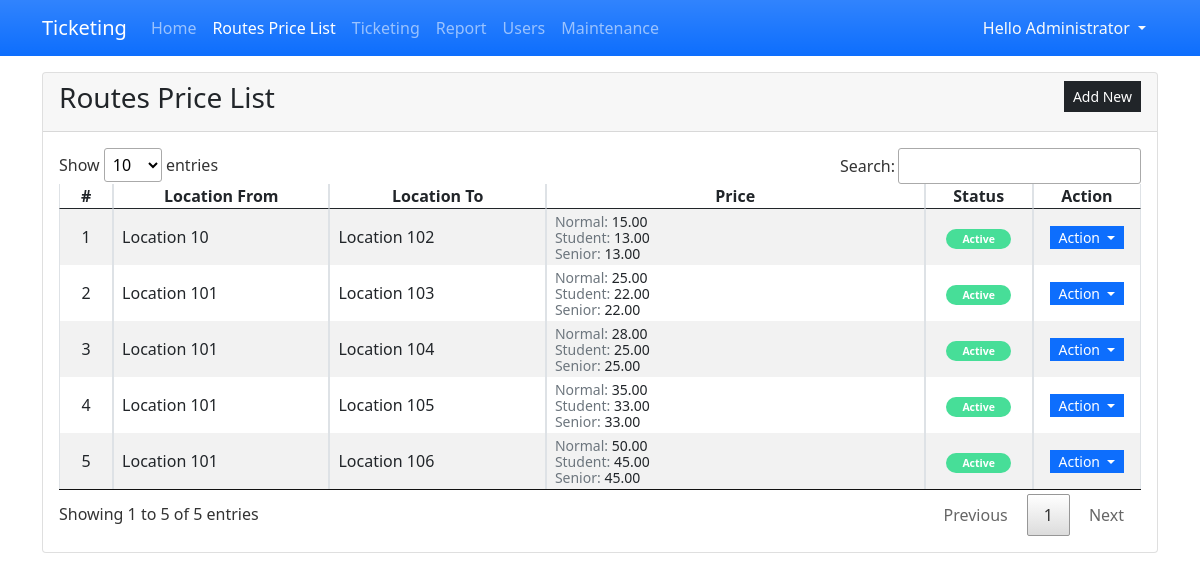
The app's page /?page=routes_price (signed in) with its own data.
### tables this page shows
CREATE TABLE `route_prices` (
            `rp_id` INTEGER NOT NULL PRIMARY KEY AUTOINCREMENT,
            `from_location_id` INTEGER NOT NULL,
            `to_location_id` INTEGER NOT NULL,
            `price` Real NOT NULL,
            `student_price` Real NOT NULL,
            `senior_price` Real NOT NULL,
            `status` INTEGER NOT NULL DEFAULT 1,
            Foreign key(`from_location_id`) references `location_list`(`location_id`) ON DELETE CASCADE,
            Foreign key(`to_location_id`) references `location_list`(`location_id`) ON DELETE CASCADE
        );

### routes_price.php (the view, shortened to what this page needs)
<div class="card">
    <div class="card-header d-flex justify-content-between">
        <h3 class="card-title">Routes Price List</h3>
        <div class="card-tools align-middle">
            <button class="btn btn-dark btn-sm py-1 rounded-0" type="button" id="create_new">Add New</button>
        </div>
    </div>
    <div class="card-body">
        <table class="table table-hover table-striped table-bordered">
            <colgroup>
                <col width="5%">
                <col width="20%">
                <col width="20%">
                <col width="35%">
                <col width="10%">
                <col width="10%">
            </colgroup>
            <thead>
                <tr>
                    <th class="text-center p-0">#</th>
                    <th class="text-center p-0">Location From</th>
                    <th class="text-center p-0">Location To</th>
                    <th class="text-center p-0">Price</th>
                    <th class="text-center p-0">Status</th>
                    <th class="text-center p-0">Action</th>
                </tr>
            </thead>
            <tbody>
                <?php
                $location = $conn->query("SELECT * FROM location_list where location_id in (SELECT from_location_id from `route_prices`) or location_id in (SELECT to_location_id from `route_prices`)");
                $location_arr = array();
                while($row = $location->fetchArray()){
                    $location_arr[$row['location_id']] = $row['location'];
                }
                $sql = "SELECT * FROM `route_prices` order by `rp_id` asc";
                $qry = $conn->query($sql);
                $i = 1;
                    while($row = $qry->fetchArray()):
                ?>
                <tr>
                    <td class="text-center p-1"><?php echo $i++; ?></td>
                    <td class="py-1 px-2"><?php echo $location_arr[$row['from_location_id']] ?></td>
                    <td class="py-1 px-2"><?php echo $location_arr[$row['to_location_id']] ?></td>
                    <td class="py-1 px-2">
                        <div class="lh-1">
                            <small><span class="text-muted">Normal:</span> <span><?php echo number_format($row['price'],2) ?></span></small><br>
                            <small><span class="text-muted">Student:</span> <span><?php echo number_format($row['student_price'],2) ?></span></small><br>
                            <small><span class="text-muted">Senior:</span> <span><?php echo number_format($row['senior_price'],2) ?></span></small><br>
                        </div>
                    </td>
                    <td class="py-1 px-2 text-center">
                        <?php
                        if($row['status'] == 1){
                            echo  '<span class="py-1 px-3 badge rounded-pill bg-success"><small>Active</small></span>';
                        }else{
                            echo  '<span class="py-1 px-3 badge rounded-pill bg-danger"><small>Inactive</small></span>';
                        }
                        ?>
                    </td>
                    <td class="text-center py-1 px-2">
                        <div class="btn-group" role="group">
                            <button id="btnGroupDrop1" type="button" class="btn btn-primary dropdown-toggle btn-sm rounded-0 py-0" data-bs-toggle="dropdown" aria-expanded="false">
                            Action
                            </button>
                        </div>
                    </td>
                </tr>
                <?php endwhile; ?>
            </tbody>
        </table>
    </div>
</div>

### index.php (shortened to what this page needs)
<?php
$page = isset($_GET['page']) ? $_GET['page'] : 'home';
?>
<!DOCTYPE html>
<html lang="en">
<head>
    <link rel="stylesheet" href="./Font-Awesome-master/css/all.min.css">
    <link rel="stylesheet" href="./css/bootstrap.min.css">
    <link rel="stylesheet" href="./select2/css/select2.min.css">
    <link rel="stylesheet" href="./DataTables/datatables.min.css">
</head>
<body>
    <main>
    <nav class="navbar navbar-expand-lg navbar-dark bg-primary bg-gradient" id="topNavBar">
        <div class="container">
            <a class="navbar-brand" href="./">
            Ticketing
            </a>
            <div class="collapse navbar-collapse" id="navbarNav">
                <ul class="navbar-nav">
                    <li class="nav-item">
                        <a class="nav-link <?php echo ($page == 'home')? 'active' : '' ?>" aria-current="page" href="./">Home</a>
                    </li>
                    <?php if($_SESSION['type'] == 1): ?>
                    <li class="nav-item">
                        <a class="nav-link  <?php echo ($page == 'routes_price')? 'active' : '' ?>" href="./?page=routes_price">Routes Price List</a>
                    </li>
                    <?php endif; ?>
                    <li class="nav-item">
                        <a class="nav-link  <?php echo ($page == 'ticketing')? 'active' : '' ?>" href="./?page=ticketing">Ticketing</a>
                    </li>
                    <li class="nav-item">
                        <a class="nav-link  <?php echo ($page == 'transaction_report')? 'active' : '' ?>" href="./?page=transaction_report">Report</a>
                    </li>
                    <?php if($_SESSION['type'] == 1): ?>
                    <li class="nav-item">
                        <a class="nav-link <?php echo ($page == 'users')? 'active' : '' ?>" aria-current="page" href="./?page=users">Users</a>
                    </li>
                    <li class="nav-item">
                        <a class="nav-link" href="./?page=maintenance">Maintenance</a>
                    </li>
                    <?php endif; ?>
                </ul>
            </div>
            <div>
            <div class="dropdown">
                <button class="btn btn-secondary dropdown-toggle bg-transparent  text-light border-0" type="button" id="dropdownMenuButton1" data-bs-toggle="dropdown" aria-expanded="false">
                    Hello <?php echo $_SESSION['fullname'] ?>
                </button>
            </div>
            </div>
        </div>
    </nav>
    <div class="container py-3" id="page-container">
        <?php
            include $page.'.php';
        ?>
    </div>
    </main>
</body>
</html>

### index.php (style rules this page uses)
:root { --bs-success-rgb:71, 222, 152 !important; }
html,body { height:100%; width:100%; }
main { height:100%; display:flex; flex-flow:column; }
#page-container { flex: 1 1 auto; overflow:auto; }
#topNavBar { flex: 0 1 auto; }

### records on screen
route_prices: from_location "Location 10", to_location "Location 102", price "15.00", student_price "13.00", senior_price "13.00", status "Active"
route_prices: from_location "Location 101", to_location "Location 103", price "25.00", student_price "22.00", senior_price "22.00", status "Active"
route_prices: from_location "Location 101", to_location "Location 104", price "28.00", student_price "25.00", senior_price "25.00", status "Active"
route_prices: from_location "Location 101", to_location "Location 105", price "35.00", student_price "33.00", senior_price "33.00", status "Active"
route_prices: from_location "Location 101", to_location "Location 106", price "50.00", student_price "45.00", senior_price "45.00", status "Active"

### other values on screen
$_SESSION['fullname'] "Administrator"
